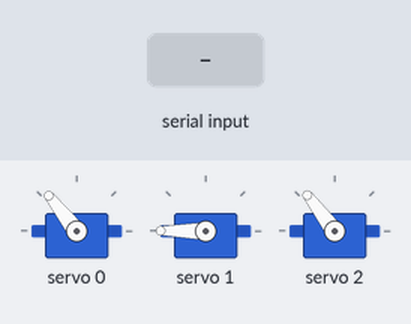
Simulated run of this sketch. Board: Arduino Uno, built with avr-gcc and run on an emulated ATmega328P. On the bench: 3 × servo. The test bench sets the inputs (shaded band). What the sketch prints to the serial monitor is not drawn.

Above: at 1.0 s.
1.3 s: "5\n" received over Serial
At 2.2 s:
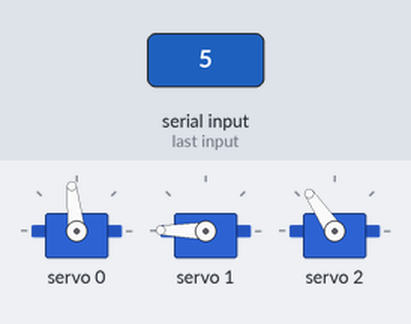
4.3 s: "90,45,200\n" received over Serial
At 4.93 s:
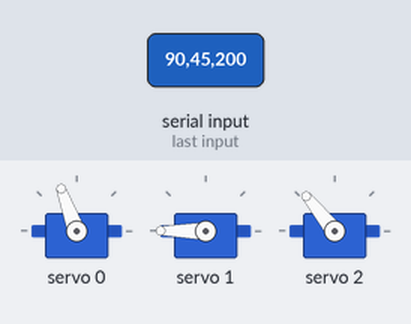
7.3 s: "30,150,10\n" received over Serial
10.3 s: "90,45\n" received over Serial
13.3 s: "30,150\n" received over Serial
16.3 s: "200\n" received over Serial
At 17.37 s:
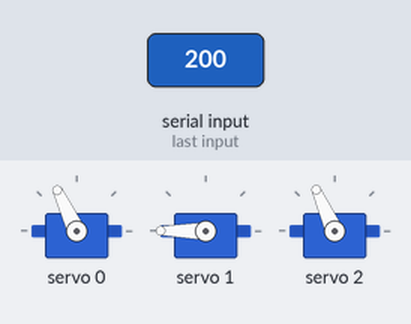
Timing chart, 0 to 20.3 s (numbered marks = the images above; inputs shaded):
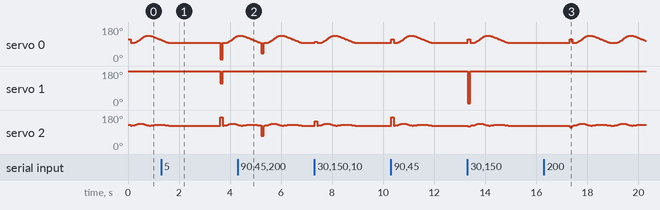

The sketch:

IK_test.ino
```cpp
#include <Wire.h>
#include <Adafruit_PWMServoDriver.h>
#include <math.h>

Adafruit_PWMServoDriver pwm = Adafruit_PWMServoDriver();

// servo setup
#define SERVOMIN 130
#define SERVOMAX 580
#define SERVO_FREQ 50


// Link lengths
const float coxa = 41.5;
const float femur = 95.0;
const float tibia = 150.0;

// Link Angles
float theta1, theta2, theta3;


// Others Mathematical Variable
//const float PI = 3.1415;
const float tibia_offset = 14;
const int step_num = 40;
const float step_length = 100.0;
const float step_height = 30.0;

// foot home and still coordinate
float x,y,z;
float X_home = 0;
float Y_home = 115;
float Z_home = -35;
float X_still = 0;
float Y_still = 170;
float Z_still = -50;

void coord_calculation(){
  float x_start = -step_length/2;
  float x_end = step_length/2;

  float rx = step_length/(2*PI);
  float rz = step_height/2;

//cycloidal lift
  for(int step=0; step<=step_num; step++){
    float t = (float)step/step_num;
    x = x_end - rx*(2*PI*t - sin(2*PI*t));
    y = Y_still;
    z = rz*(1.0 - cos(2*PI*t)) + Z_still;

    IK_calculation(x, y, z);
    writeServos();
    delay(15);
  }


//linear push back
  for(int step=0; step<=step_num; step++){
    float t = (float)step/step_num;
    x = t*step_length + x_start;
    y = Y_still;
    z = Z_still;

    IK_calculation(x, y, z);
    writeServos();
    delay(15);
  }
}

void writeServos() {
  pwm.setPWM(0, 0, angleToPulse(theta1));
  pwm.setPWM(1, 0, angleToPulse(theta2));
  pwm.setPWM(2, 0, angleToPulse(theta3));
}

int angleToPulse(float ang){
  int pulse = ang*2.5+130;
  pulse = constrain(pulse, SERVOMIN, SERVOMAX);
  return pulse;
}

void IK_calculation(float x, float y, float z){
  float b = sqrt(x*x+y*y);
  float a = b-coxa;
  float r = sqrt(z*z+a*a);
  float theta2_cos = (r*r + femur*femur - tibia*tibia) / (2*femur*r);
  float theta3_cos = (femur*femur + tibia*tibia - r*r) / (2*femur*tibia);

  theta1 = atan2(y, x)*180.0/PI;
  theta2 = ( acos(constrain(theta2_cos, -1.0, 1.0)) + atan2(a, -z) )*180.0/PI;
  theta3 = 180.0 - tibia_offset - acos(constrain(theta3_cos, -1.0, 1.0))*180.0/PI;

  theta1 = constrain(theta1, 0, 180);
  theta2 = constrain(theta2, 0, 180);
  theta3 = constrain(theta3, 0, 135);

}

void setup() {
  // put your setup code here, to run once:
  Serial.begin(9600);
  Serial.println("Inverse Kinematic TEST!");

  pwm.begin();
  pwm.setPWMFreq(SERVO_FREQ);

  IK_calculation(X_still, Y_still, Z_still);

  writeServos();

}

void loop() {
  // put your main code here, to run repeatedly:
  if ( Serial.available()){
    float x = Serial.parseFloat();
    float y = Serial.parseFloat();
    float z = Serial.parseFloat();

    IK_calculation(x, y, z);
    writeServos();
  }
  delay(100);
  coord_calculation();

}
```
